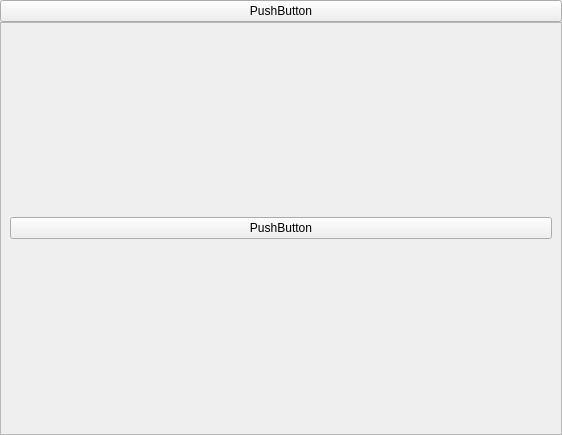
<?xml version="1.0" encoding="UTF-8"?>
<ui version="4.0">
 <class>Widget_Base</class>
 <widget class="QWidget" name="Widget_Base">
  <property name="geometry">
   <rect>
    <x>0</x>
    <y>0</y>
    <width>562</width>
    <height>435</height>
   </rect>
  </property>
  <property name="windowTitle">
   <string>Form</string>
  </property>
  <layout class="QVBoxLayout" name="verticalLayout_2">
   <property name="spacing">
    <number>0</number>
   </property>
   <property name="leftMargin">
    <number>0</number>
   </property>
   <property name="topMargin">
    <number>0</number>
   </property>
   <property name="rightMargin">
    <number>0</number>
   </property>
   <property name="bottomMargin">
    <number>0</number>
   </property>
   <item>
    <layout class="QVBoxLayout" name="verticalLayout">
     <item>
      <widget class="QPushButton" name="pushButton">
       <property name="text">
        <string>PushButton</string>
       </property>
      </widget>
     </item>
     <item>
      <widget class="QFrame" name="frame">
       <property name="frameShape">
        <enum>QFrame::StyledPanel</enum>
       </property>
       <property name="frameShadow">
        <enum>QFrame::Raised</enum>
       </property>
       <layout class="QVBoxLayout" name="verticalLayout_3">
        <item>
         <widget class="QPushButton" name="pushButton_2">
          <property name="text">
           <string>PushButton</string>
          </property>
         </widget>
        </item>
       </layout>
      </widget>
     </item>
    </layout>
   </item>
  </layout>
 </widget>
 <resources/>
 <connections/>
</ui>
